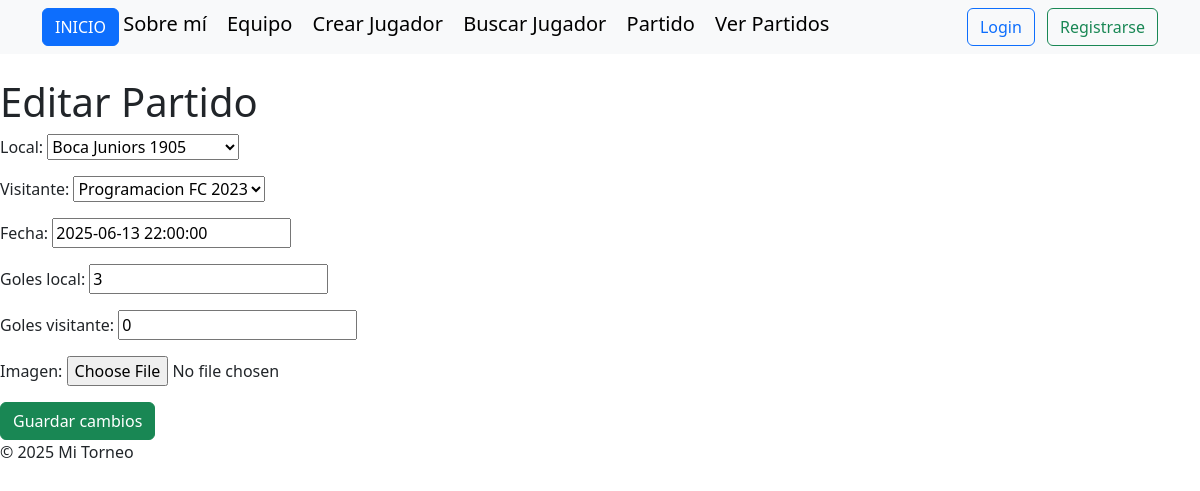
/editar_partido/6/, run on the app's committed database.
### apptorneo/models.py (models this page shows, shortened)
class Partido(models.Model):
    local= models.ForeignKey(Equipo, on_delete=models.CASCADE, related_name='partidos_local')
    visitante= models.ForeignKey(Equipo, on_delete=models.CASCADE, related_name='partidos_visitante')
    fecha= models.DateTimeField()
    goles_local= models.IntegerField()
    goles_visitante= models.IntegerField()
    imagen = models.ImageField(upload_to='partidos', null=True, blank=True)

### apptorneo/views.py (the view)
# urls.py: path('editar_partido/<int:pk>/', PartidoUpdateView.as_view(), name='editar_partido'),
class PartidoUpdateView(UpdateView):
    model = Partido
    fields = ['local', 'visitante', 'fecha', 'goles_local', 'goles_visitante', 'imagen']
    template_name = 'apptorneo/editar_partido.html'
    context_object_name = 'editar_partido'
    success_url = '/'

### apptorneo/models.py (called while the page is built)
    def __str__(self):
            return f"{self.nombre} {self.año_fundacion}"

### apptorneo/templates/apptorneo/editar_partido.html (shortened to what this page needs)
{% extends 'apptorneo/base.html' %}
{% block content %}
  <h1>Editar Partido</h1>
  <form method="post" enctype="multipart/form-data">
    {{ form.as_p }}
    <button type="submit" class="btn btn-success">Guardar cambios</button>
  </form>
{% endblock %}

### data on the page
Partido: local "Boca Juniors 1905", visitante "Programacion FC 2023", fecha "2025-06-13 22:00:00", goles_local "3", goles_visitante "0"
